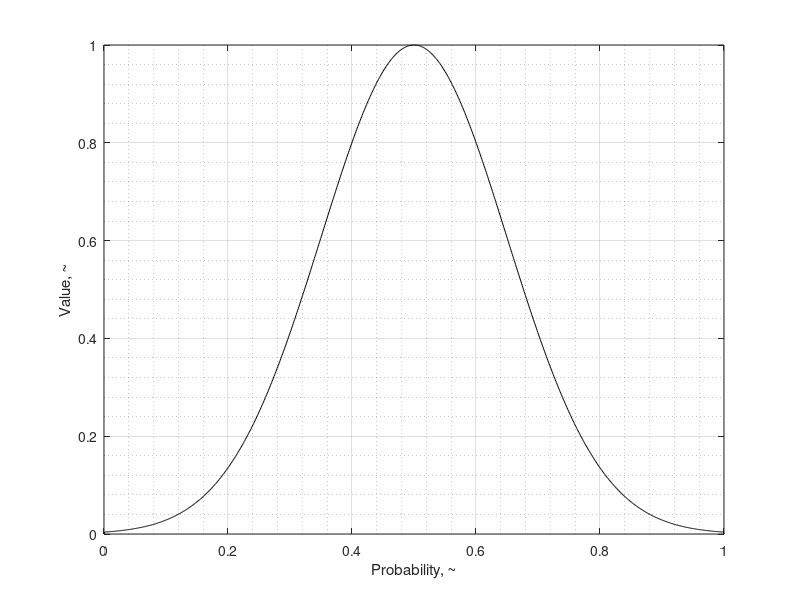

The MATLAB source for this figure: (Note: this script raises an error after producing the figure.)
% function wordle_solver

    % A simple computer program to solve the word-guessing game "Wordle",
    % located at https://www.powerlanguage.co.uk/wordle/
    
    % Starts with a complete dictionary and uses statistically-informed
    % guesses and process of elimination to determine the solution. User
    % must manually type in their guess and the response after each round.
    % Case-sensitive - use lower case only.
    
    % Responses must use the following syntax:
        % 'k': gray, not in word
        % 'y': yellow, in word, but not in that spot
        % 'g': green, in word, in that spot
    
    % Daniel W. Dichter
    % daniel.w.dichter@gmail.com
    
    % Changelog:
        % 2022-01-11:
            % First version
        % 2022-01-16:
            % Revised to support words with multi-instance letters, e.g. WADED, DOORS, etc.
            % Swapped in a better dictionary with 4k 5-letter words (previously, 16k)
        % 2022-01-19:
            % Added suggestions of good guesses based on letter distribution
        % 2022-01-23:
            % Now makes optimized guesses against the dictionary (rather than
            % the set of possible words) for faster convergence. For 25 trials,
            % produced MEAN of 3.88 with STDEV of 0.88
        % 2022-01-24:
            % Now can automatically play against itself
            % 100 trials, 3.69 mean, 0.61 stdev
    
    %%
    
    clear
    clc
    
    %% Inputs
    
    usermode    = 'manual'; % 'auto' or 'manual'
    auto_iter   = 100; % 'auto'   usermode - number of iterations to perform
    qty_suggest = 5;   % 'manual' usermode - number of words to show after every guess
    auto_list   = {    % 'auto'   usermode - specific solutions to solve
%                     'crimp'
%                     'wince'
%                     'prick'
%                     'robot'
%                     'point'
%                     'proxy'
%                     'shire'
%                     'solar'
%                     'panic'
%                     'tangy'
                  };
    
    fn_dict_solutions = 'wordlist_solutions.txt';
    fn_dict_guesses   = 'wordlist_guesses.txt';
    
    % AI parameters
    green_yellow_ratio = 2; % value_green / value_yellow, relative
    Gauss.mean  = 0.5;
    Gauss.stdev = 0.15;

    %% Constants
    
    alphabet = 'abcdefghijklmnopqrstuvwxyz';
    
    Gauss.res   = 1000;
    Gauss.prob  = linspace(0,1,Gauss.res);
    Gauss.val   = (1./(Gauss.stdev.*sqrt(2.*pi))) .* exp((-1/2).*((Gauss.prob-Gauss.mean)./Gauss.stdev).^2);
    Gauss.val([1,end]) = 0;
    Gauss.val = Gauss.val ./ max(Gauss.val(:));
    
    alpha_cell_array = cell(length(alphabet),1);
    for ind_letter = 1 : length(alphabet)
        alpha_cell_array{ind_letter} = alphabet(ind_letter);
    end
    
    divider = '=================================';
    
    %% Show probability vs. value curve
    
    switch usermode
        case 'auto'
            % Do nothing
        case 'manual'
            figure(5)
                clf
                set(gcf,'color','white')
                plot(Gauss.prob, Gauss.val, 'k')
                grid on
                grid minor
                xlabel('Probability, ~')
                ylabel('Value, ~')
    end
    
    %% Main body
    
    ind_iter = 1;
    
    switch usermode
        case 'auto'
            if length(auto_list) >= 1
                auto_iter = length(auto_list);
            end
        case 'manual'
            auto_iter = 1;
    end
    
    SOLS   = {};
    SCORES = [];
    
    while ind_iter <= auto_iter
        
        hist_guess    = {};
        hist_response = {};

        %% Load dictionary

        DICT_SOL = sort(importdata(fn_dict_solutions));
        DICT_GUE = sort(importdata(fn_dict_guesses));
        word_length = length(DICT_SOL{1});

        %% Main body

        switch usermode

            case 'auto'

                if length(auto_list) >= 1
                    SOLUTION = auto_list{ind_iter};
                else
                    i_sol = randi(length(DICT_SOL),1);
                    SOLUTION = DICT_SOL{i_sol};
                end

                disp(['Solution: ' SOLUTION])

            case 'manual'

                % Do nothing
        end

        ind_round = 1;

        while length(DICT_SOL) > 1

            %% Show the probability distributions for remaining words

            PROB = zeros(length(alphabet), word_length);

            if strcmp(usermode,'manual')
            figure(1)
                clf
                set(gcf,'color','white')
                pos = get(gcf,'position');
                set(gcf,'position',[pos(1) 50 560 900])
            end

            for ind_position = 1 : word_length

                letters = repmat(' ',[length(DICT_SOL),1]);
                for w = 1 : length(DICT_SOL)
                    letters(w) = DICT_SOL{w}(ind_position);
                end
                qty_words = zeros(length(alphabet),1);
                for ind_letter = 1 : length(alphabet)
                    qty_words(ind_letter) = length(find(letters == alphabet(ind_letter)));
                end
                PROB(:,ind_position) = qty_words ./ length(DICT_SOL); % normalize from counts to probabilities

                if strcmp(usermode,'manual')
                    % Plot the result
                    subplot(word_length,1,ind_position)
                    cla
                    bar(1:length(alphabet), PROB(:,ind_position), 'FaceColor', zeros(1,3)+0.5)
                    grid on
                    grid minor
                    set(gca,'xtick',1:length(alphabet))
                    set(gca,'xticklabel',alpha_cell_array)
                    xlim([0 length(alphabet)+1])
                    title(['\rmProbability of ' num2str(length(DICT_SOL)) ' Valid ' num2str(word_length) '-Letter Words By Position #' num2str(ind_position) '\rm'])
                end

            end

            if strcmp(usermode,'manual')
                for ind_position = 1 : word_length
                    subplot(word_length,1,ind_position)
                    ylim([0 max(PROB(:))])
                end
            end

            %% Convert probabilities into values

            VAL = interp1(Gauss.prob, Gauss.val, PROB(:));
            [val_top, ind_top] = sort(VAL, 'descend');
            [row_top, col_top] = ind2sub(size(PROB),ind_top);
            VAL = reshape(VAL, size(PROB));

            if strcmp(usermode,'manual')
                figure(2)
                    clf
                    set(gcf,'color','white')
                    pos = get(gcf,'position');
                    set(gcf,'position',[pos(1) 50 560 900])

                for ind_position = 1 : word_length

                    % Plot the result
                    subplot(word_length,1,ind_position)
                    cla
                    bar(1:length(alphabet), VAL(:,ind_position), 'FaceColor', zeros(1,3)+0.5)
                    grid on
                    grid minor
                    set(gca,'xtick',1:length(alphabet))
                    set(gca,'xticklabel',alpha_cell_array)
                    xlim([0 length(alphabet)+1])
                    ylim([0 max(VAL(:))])
                    title(['\rmValue of ' num2str(length(DICT_SOL)) ' Valid ' num2str(word_length) '-Letter Words By Position #' num2str(ind_position) '\rm'])

                end
            end

            %%

            disp(divider)
            disp(['Iteration:       ' num2str(ind_iter)])
            disp(['Round:           ' num2str(ind_round)])
            disp(['Words remaining: ' num2str(length(DICT_SOL))])

            %% Score guesses

            Score_Gue = zeros(length(DICT_GUE),1);

            for w = 1 : length(DICT_GUE) % for each word

                for i = 1 : word_length % for each tile

                    ind_alpha = find(DICT_GUE{w}(i) == alphabet);

                    gain_pos    = ones(1,word_length);
                    gain_pos(i) = green_yellow_ratio;

                    ind_green = find(PROB(ind_alpha,:)==1);
                    qty_green = length(ind_green); % number of green tiles with this letter

                    % If we know the word contains a certain letter, we might
                    % still want to guess it elsewhere in the word. However, it
                    % might just come up yellow, telling us basically what we
                    % already knew (no new information).
                    if qty_green>=1 && PROB(ind_alpha,i)~=1
                        gain_pos = gain_pos ./ green_yellow_ratio;
                    end

                    qty_match     = length(find(DICT_GUE{w}(i) == DICT_GUE{w})); % number of tiles with this letter
                    qty_non_green = qty_match - qty_green;
                    qty_non_green = max([1 qty_non_green]); % enforce non-zero, non-negative

                    % If we guess a tile that we already know is correct,
                    % it adds no value to any position (including its own)
                    if PROB(ind_alpha, i) ~= 1
                        Score_Gue(w) = Score_Gue(w) + dot(VAL(ind_alpha,:), gain_pos) / qty_non_green;
                    end

                end

            end

            [~, ind_best_gue] = sort(Score_Gue,'descend');
            
            switch usermode
                case 'auto'
                    % Do nothing
                case 'manual'
                    disp(' ')
                    disp('Most valuable guesses (to advance):')
                    disp(' ')
                    for i = 1 : qty_suggest
                        disp([num2str(i) '. ' DICT_GUE{ind_best_gue(i)} ' (' num2str(Score_Gue(ind_best_gue(i))) ')'])
                    end
            end

            %% Score solutions

            Score_List = ones(length(DICT_SOL),1);
            for w = 1 : length(DICT_SOL)
                for i = 1 : word_length
                    Score_List(w) = Score_List(w) * PROB(find(DICT_SOL{w}(i)==alphabet), i);
                end
            end

            [~, ind_best_sol] = sort(Score_List,'descend');
            
            switch usermode
                case 'auto'
                    % Do nothing
                case 'manual'
            
                    disp(' ')
                    disp('Most probable guesses (to win):')
                    disp(' ')
                    for i = 1 : min([length(DICT_SOL) qty_suggest])
                        disp([num2str(i) '. ' DICT_SOL{ind_best_sol(i)} ' (' num2str(Score_List(ind_best_sol(i))) ')'])
                    end
                    disp(' ')
            end

            %% Collect a guess/response pair from user

            switch usermode

                case 'auto'

                    if length(DICT_SOL)==2
                        guess = DICT_SOL{1};
                    else
                        guess = DICT_GUE{ind_best_gue(1)};
                    end
                    response = wordle_response(SOLUTION, guess);
                    disp(['Guess:    ' guess])
                    disp(['Response: ' response])

                case 'manual'

                    guess = input('Guess:    ','s');
                    if length(guess) ~= word_length
                        warning('Invalid length')
                        continue
                    end
                    if length(find(strcmp(DICT_GUE, guess))) ~= 1
                        warning('Invalid word')
                        continue
                    end

                    response = input('Response: ','s');
                    if length(response) ~= word_length
                        warning('Invalid length')
                        continue
                    end
                    if length(regexprep(response, '[kyg]', '')) > 0
                        warning('Invalid response, must solely contain [kyg]')
                        continue
                    end

            end
            
            hist_guess{end+1}    = guess;
            hist_response{end+1} = response;

            %% Eliminate words per guess/response pair

            % Eliminate all entries from the list that are not consistent with
            % the most recent guess/response pair

            to_eliminate = zeros(length(DICT_SOL),1);

            for ind = 1 : word_length % for each letter

                letter = guess(ind);

                switch response(ind)

                    case 'k'

                        response_match = response(find(guess == letter));
                        if length(regexprep(response_match, 'k', '')) == 0 % All tile(s) of this letter were gray

                            % Eliminate all words that contain this letter
                            for w = 1 : length(DICT_SOL)
                                if length(regexprep(DICT_SOL{w}, letter, '')) ~= word_length
                                    to_eliminate(w) = 1;
                                end
                            end

                        else

                            % This is a gray tile, but there are other tile(s)
                            % of either yellow or green of the same letter. We
                            % know that the solution does not contain this
                            % letter at this position.

                            % Eliminate words that contain this letter in this position
                            for w = 1 : length(DICT_SOL)
                                if strcmp(DICT_SOL{w}(ind), letter)
                                    to_eliminate(w) = 1;
                                end
                            end

                        end

                    case 'y'

                        % Eliminate words that contain this letter in this position
                        for w = 1 : length(DICT_SOL)
                            if strcmp(DICT_SOL{w}(ind), letter)
                                to_eliminate(w) = 1;
                            end
                        end

                        % Eliminate words that do not contain this letter in non-green non-matching tiles
                        ind_search = intersect(find(response~='g'), find(guess~=letter));
                        for w = 1 : length(DICT_SOL)
                            if length(find(DICT_SOL{w}(ind_search) == letter)) == 0
                                to_eliminate(w) = 1;
                            end
                        end

                    case 'g'

                        % Eliminate words that do not contain this letter in this position
                        for w = 1 : length(DICT_SOL)
                            if ~strcmp(DICT_SOL{w}(ind), letter)
                                to_eliminate(w) = 1;
                            end
                        end

                    otherwise
                        error('Unrecognized response')

                end

            end

            % Eliminate words
            DICT_SOL = DICT_SOL(find(~to_eliminate));
            
            correct_response = repmat('g',[1,word_length]);
            
            if length(DICT_SOL)==1 && ~strcmp(response,correct_response) % you did not guess the word, but there is only word left
                ind_round            = ind_round + 1;
                hist_guess{end+1}    = DICT_SOL{:};
                hist_response{end+1} = repmat('g',[1,word_length]);
            elseif strcmp(response,correct_response) % you got lucky and guessed the solution
                DICT_SOL = {guess};
            else
                % Keep trying
                ind_round = ind_round + 1;
            end

        end

        if length(DICT_SOL) == 0
            error('Guesses did not converge')
        else
            SOLS{ind_iter}   = DICT_SOL{:};
            SCORES(ind_iter) = ind_round;
            
            disp(' ')
            disp(['Solution: ' DICT_SOL{:}])
            disp(['Score:    ' num2str(ind_round)]);
            disp(['Average:  ' num2str(mean(SCORES(:)))])
            disp(['St. dev.: ' num2str(std(SCORES(:)))])
            
            disp(' ')
            disp('History:')
            for i = 1 : length(hist_guess)
                disp(hist_guess{i})
            end
            disp(' ')
            for i = 1 : length(hist_response)
                disp(hist_response{i})
            end
            disp(divider)
            disp(divider)
            

        end
        
        ind_iter = ind_iter + 1;
        
    end
    
% end













































